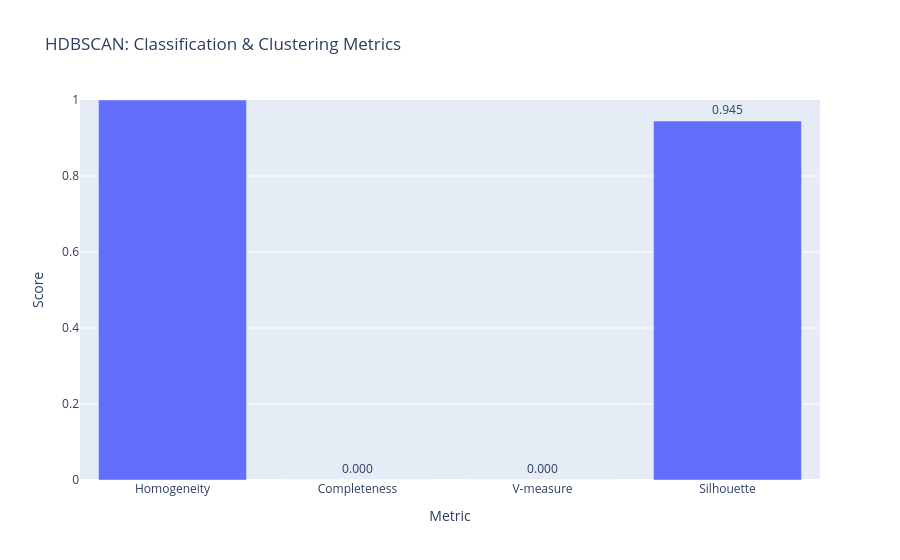

This figure's notebook cell:
### Markdown cell above
### Every metric

### Code cell
# Visualize HDBSCAN metrics
metrics_display = hdb_metrics_df.reset_index()
fig = px.bar(
    metrics_display,
    x='index',
    y='score',
    title='HDBSCAN: Classification & Clustering Metrics',
    text='score'
)

fig.update_traces(texttemplate='%{text:.3f}', textposition='outside')
fig.update_layout(
    yaxis_range=[0, 1],
    xaxis_title="Metric",
    yaxis_title="Score",
    showlegend=False
)
fig.show()

### Figure 1 — Plotly figure (JSON) as saved in the notebook; plotly's stock layout.template omitted (floating-point values rounded to 4 significant figures)
{"data": [{"hovertemplate": "index=%{x}<br>score=%{text}<extra></extra>", "legendgroup": "", "marker": {"color": "#636efa", "pattern": {"shape": ""}}, "name": "", "orientation": "v", "showlegend": false, "text": [1.0, 0.0, 0.0, 0.9447], "textposition": "outside", "texttemplate": "%{text:.3f}", "type": "bar", "x": ["Homogeneity", "Completeness", "V-measure", "Silhouette"], "xaxis": "x", "y": [1.0, 0.0, 0.0, 0.9447], "yaxis": "y"}], "layout": {"barmode": "relative", "legend": {"tracegroupgap": 0}, "showlegend": false, "title": {"text": "HDBSCAN: Classification & Clustering Metrics"}, "xaxis": {"anchor": "y", "domain": [0, 1], "title": {"text": "Metric"}}, "yaxis": {"anchor": "x", "domain": [0, 1], "range": [0, 1], "title": {"text": "Score"}}}}
